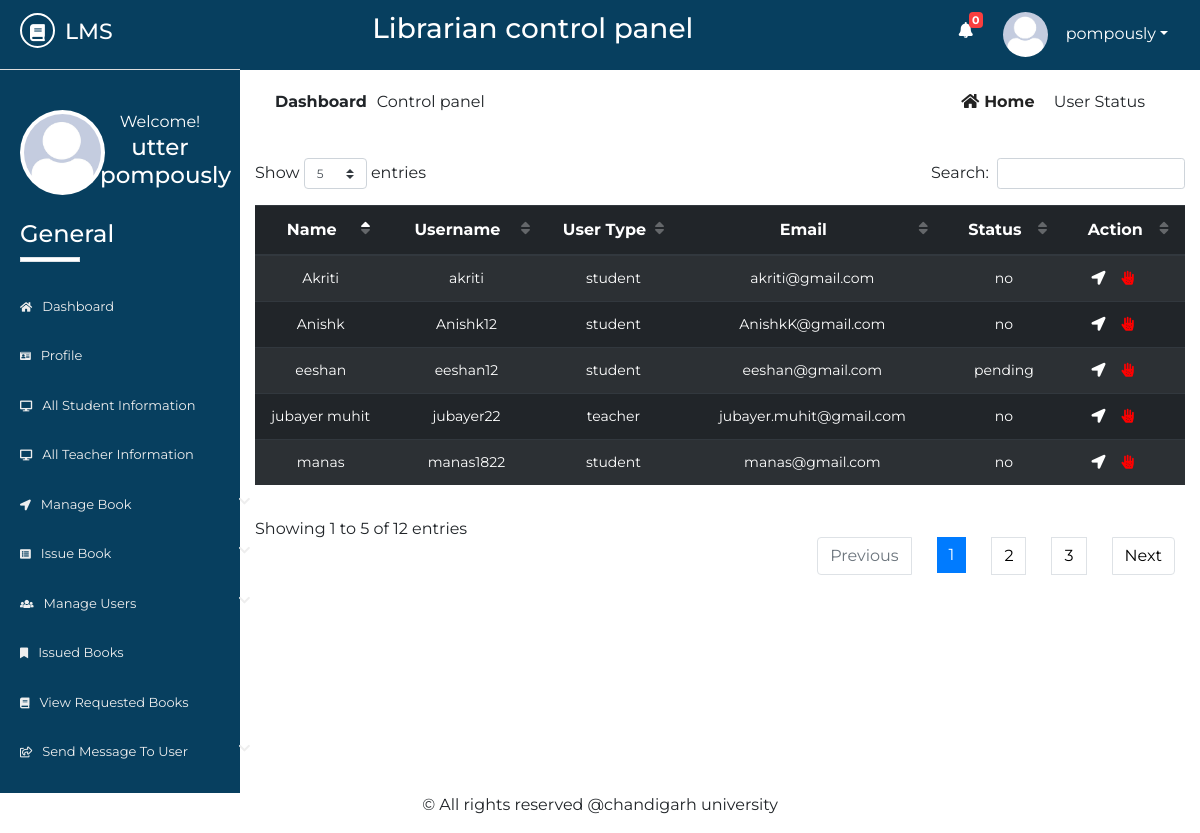
/Source/librarian/status.php (signed in), run on the app's committed database.
### tables this page shows
CREATE TABLE `lib_registration` (
  `id` int(2) NOT NULL,
  `name` varchar(50) NOT NULL,
  `username` varchar(20) NOT NULL,
  `password` varchar(20) NOT NULL,
  `email` varchar(50) NOT NULL,
  `phone` varchar(20) NOT NULL,
  `address` varchar(100) NOT NULL,
  `photo` varchar(500) NOT NULL,
  `status` varchar(7) NOT NULL
);

CREATE TABLE `std_registration` (
  `id` int(10) NOT NULL,
  `name` varchar(50) NOT NULL,
  `username` varchar(50) NOT NULL,
  `password` varchar(50) NOT NULL,
  `email` varchar(50) NOT NULL,
  `phone` varchar(50) NOT NULL,
  `sem` varchar(10) NOT NULL,
  `dept` varchar(10) NOT NULL,
  `session` varchar(5) NOT NULL,
  `regno` varchar(20) NOT NULL,
  `address` varchar(100) NOT NULL,
  `utype` varchar(7) NOT NULL,
  `photo` varchar(500) NOT NULL,
  `status` varchar(7) NOT NULL,
  `vkey` varchar(250) NOT NULL,
  `verified` varchar(3) NOT NULL
);

CREATE TABLE `t_registration` (
  `id` int(10) NOT NULL,
  `name` varchar(50) NOT NULL,
  `username` varchar(50) NOT NULL,
  `password` varchar(50) NOT NULL,
  `lecturer` varchar(50) NOT NULL,
  `email` varchar(50) NOT NULL,
  `phone` varchar(20) NOT NULL,
  `idno` varchar(20) NOT NULL,
  `address` varchar(100) NOT NULL,
  `utype` varchar(7) NOT NULL,
  `photo` varchar(500) NOT NULL,
  `status` varchar(7) NOT NULL,
  `vkey` varchar(250) NOT NULL,
  `verified` varchar(3) NOT NULL
);

### Source/librarian/status.php (the view, shortened to what this page needs)
       <?php
   include 'inc/header.php';
   include 'inc/connection.php';
?>
<div class="dashboard-content">
	<div class="dashboard-header">
		<div class="container">
			<div class="row">
				<div class="col-md-6">
					<div class="left">
						<p><span>dashboard</span>Control panel</p>
					</div>
				</div>
				<div class="col-md-6">
					<div class="right text-right">
						<a href="dashboard.php"><i class="fas fa-home"></i>home</a>
						<span class="disabled">user status</span>
					</div>
				</div>
			</div>
			<div class="issued-content">
				<div class="row">
					<div class="col-md-12">
						<div class="rbook-info status">
                                <table id="dtBasicExample" class="table table-striped table-dark text-center">
                                      <thead>
                                           <tr>
                                               <th>Name</th>
                                               <th>Username</th>
                                               <th>User Type</th>
                                               <th>Email</th>
                                               <th>Status</th>
                                               <th>Action</th>
                                           </tr>
                                      </thead>
                                      <tbody>
                                          <?php
                                               $res= mysqli_query($link, "select * from std_registration ORDER BY id DESC");
                                               $res2= mysqli_query($link, "select * from t_registration ORDER BY id DESC");
                                               while ($row=mysqli_fetch_array($res)) {
                                                   echo "<tr>";
                                                   echo "<td>"; echo $row["name"]; echo "</td>";
                                                   echo "<td>"; echo $row["username"]; echo "</td>";
                                                   echo "<td>"; echo $row["utype"]; echo "</td>";
                                                   echo "<td>"; echo $row["email"]; echo "</td>";
                                                   echo "<td>"; echo $row["status"]; echo "</td>";
                                                   echo "<td>";
                                                   ?>
                                                       <ul>
                                                           <li><a href="approve.php?id=<?php echo $row["id"]; ?>"><i class="fas fa-location-arrow"></i></a></li>
                                                           <li><a href="notapprove.php?id=<?php echo $row["id"]; ?>"><i class="fas fa-allergies"></i></a></li>
                                                       </ul>
                                                   <?php
                                                   echo "</td>";
                                                   echo "</tr>";
                                               }
                                               while ($row=mysqli_fetch_array($res2)) {
                                                   echo "<tr>";
                                                   echo "<td>"; echo $row["name"]; echo "</td>";
                                                   echo "<td>"; echo $row["username"]; echo "</td>";
                                                   echo "<td>"; echo $row["utype"]; echo "</td>";
                                                   echo "<td>"; echo $row["email"]; echo "</td>";
                                                   echo "<td>"; echo $row["status"]; echo "</td>";
                                                   echo "<td>";
                                                   ?>
                                                       <ul>
                                                           <li><a href="approve.php?id=<?php echo $row["id"]; ?>"><i class="fas fa-location-arrow"></i></a></li>
                                                           <li><a href="notapprove.php?id=<?php echo $row["id"]; ?>"><i class="fas fa-allergies"></i></a></li>
                                                       </ul>
                                                   <?php
                                                   echo "</td>";
                                                   echo "</tr>";
                                               }
                                            ?>
                                      </tbody>
                                </table>
						</div>
					</div>
				</div>
			</div>
		</div>
	</div>
</div>
<?php
include 'inc/footer.php';
?>

### Source/librarian/inc/header.php (shortened to what this page needs)
<?php
    include 'inc/connection.php';
    $res = mysqli_query($link,"select * from request_books where read1='no'");
    $not= mysqli_num_rows($res);
 ?>
<!DOCTYPE html>
<html lang="en">
<head>
	<link rel="stylesheet" href="inc/css/bootstrap.min.css">
	<link rel="stylesheet" href="inc/css/bootstrap-select.min.css">
	<link rel="stylesheet" href="inc/css/fontawesome-all.min.css">
	<link rel="stylesheet" href="inc/css/datatables.min.css">
	<link rel="stylesheet" href="inc/css/pro1.css">
</head>
<body>
	<div class="main-content">
		<div class="wrapper">
			<div class="left-sidebar">
				<div class="p-title">
                    <h3><a href=""><i class="fas fa-book"></i><span>lms</span></a></h3>
				</div>
				<div class="profile">
					<div class="profile-pic">
                        <?php
                            $res = mysqli_query($link, "select * from lib_registration where username='".$_SESSION['username']."'");
                            while ($row = mysqli_fetch_array($res)){
                                ?><img src="<?php echo $row["photo"]; ?> " height="" width="" alt="something wrong" class="rounded-circle"></a> <?php
                            }
                        ?>
					</div>
					<div class="profile-info text-center">
						<span>Welcome!</span>
						<h2>
              <?php
                $res = mysqli_query($link, "select * from lib_registration where username='".$_SESSION['username']."'");
                while ($row = mysqli_fetch_array($res)){
                  $name  =  $row["name"];
                  echo $name;
                }
              ?>
            </h2>
					</div>
				</div>
				<div class="sidebar-menu">
					<h3>General</h3>
					<div class="border"></div>
	                <ul>
	                    <li class="menu <?php if($page=='home'){ echo 'active';} ?>">
      						<a href="dashboard.php"><i class="fas fa-home"></i>Dashboard</a>
    					</li>
    					  <li class="menu <?php if($page=='profile'){ echo 'active';} ?>">
      						<a href="profile.php"><i class="fas fa-id-card"></i>profile</a>
    					</li>
	                    <li class="menu <?php if($page=='sinfo'){ echo 'active';} ?>">
      						<a href="all-student-info.php"><i class="fas fa-desktop"></i>all student information</a>
    					</li>
    					<li class="menu <?php if($page=='tinfo'){ echo 'active';} ?>">
      						<a href="all-teacher-info.php"><i class="fas fa-desktop"></i>all teacher information</a>
    					</li>
    					<li class="menu menu-toggle2">
      						<a href="#"><i class="fas fa-location-arrow"></i>manage book <span class="fa fa-chevron-down"></span></a>
    					</li>
	                   <li class="menu menu-toggle1">
      						<a href="#"><i class="fas fa-list-alt"></i>issue book <span class="fa fa-chevron-down"></span></a>
    					</li>
    					<li class="menu menu-toggle3">
      						<a href="#"><i class="fas fa-users"></i>manage users <span class="fa fa-chevron-down"></span></a>
    					</li>
    					 <li class="menu <?php if($page=='ibook'){ echo 'active';} ?>">
      						<a href="issued-books.php"><i class="fas fa-bookmark"></i>issued books</a>
    					</li>
    					<li class="menu <?php if($page=='rbook'){ echo 'active';} ?>">
      						<a href="requested-books.php"><i class="fas fa-book"></i>view requested books</a>
    					</li>
    					<li class="menu menu-toggle4">
      						<a href="#"><i class="far fa-share-square"></i>send message to user <span class="fa fa-chevron-down"></span></a>
    					</li>
    				</ul>
				</div>
			</div>
			<div class="content">
				<div class="inner">
					<div class="heading text-center">
						<h3>Librarian control panel</h3>
					</div>
					<div class="header-profile text-right">
						<ul>
                            <li class="icon">
                                <a href="requested-books.php" ><i class="fas fa-bell"></i></a>
                                <span class="count" onclick="window.location='requested-books.php'"><b><?php echo $not; ?></b></span>
                            </li>
							<li class="dropdown">
                                <?php
                                     $res = mysqli_query($link, "select * from lib_registration where username='".$_SESSION['username']."'");
                                     while ($row = mysqli_fetch_array($res)){
                                         ?><a href="" class="dropdown-toggle" data-toggle="dropdown"><img src="<?php echo $row["photo"]; ?>" alt=""><span><?php echo $_SESSION["username"]; ?></span></a> <?php
                                     }
                                ?>
							</li>
						</ul>
					</div>
				</div>

### Source/librarian/inc/css/pro1.css (style rules this page uses)
* { margin: 0; padding: 0; }
body { font-family: 'Montserrat', sans-serif; }
.border { width: 60px; height: 5px; background: #fff; }
.main-content { width: 100%; height: auto; overflow: hidden; }
.main-content .left-sidebar { width: 20%; height: auto; background: #073f5f; float: left; }
.main-content .left-sidebar .p-title { width: 100%; padding: 13px; padding-left: 20px; background: #073f5f; border-bottom: 1px solid #ddd; }
.main-content .p-title a { text-decoration: none; color: #fff; font-size: 22px; text-transform: uppercase; }
.main-content .p-title a i { width: 35px; height: 35px; line-height: 35px; text-align: center; font-size: 17px; border-radius: 50%; border: 2px solid #fff; }
.main-content .p-title a span { margin-left: 10px; }
.main-content .left-sidebar .profile { width: 100%; padding: 20px; margin-top: 0; padding-top: 0; }
.main-content .left-sidebar .profile .profile-pic { width: 40%; float: left; }
.main-content .left-sidebar .profile img { width: 85px; height: 85px; position: inherit; padding: 4px; background: #fff; overflow: hidden; }
.main-content .left-sidebar .profile .profile-info { width: 60%; float: left; color: #fff; }
.main-content .left-sidebar .profile .profile-info h2 { font-size: 23px; }
.sidebar-menu { color: #fff; width: 100%; padding-top: 60px; padding-left: 0; }
.sidebar-menu h3 { margin-left: 20px; font-size: 24px; }
.sidebar-menu .border { margin-left: 20px; margin-bottom: 20px; }
.sidebar-menu ul li a { text-decoration: none; color: #eee; width: 270px; padding: 15px 20px; font-size: 13px; display: block; text-transform: capitalize; transition: all .5s ease; }
.sidebar-menu ul { padding-left: 0; }
.sidebar-menu ul li a i { margin-right: 10px; font-size: smaller; }
.sidebar-menu ul li a span { float: right; }
.content { width: 80%; height: auto; float: right; }
.content .inner { width: 100%; height: 70px; background: #073f5f; padding: 12px; }
.content .inner .heading { width: 60%; float: left; color: #fff; }
.content .inner .header-profile { width: calc(40%-20px); float: right; margin-right: 20px; position: relative; }
.content .inner .header-profile .icon i { margin-right: 30px; font-size: 16px; margin-top: 10px; }
.header-profile .dropdown span { color: #fff; margin-left: 10px; }
.header-profile .icon span { color: #fff; position: absolute; left: 10px; top: 0; font-size: 11px; width: 14px; height: 16px; line-height: 16px; text-align: center; border-radius: 4px; background: #FA3E3E; }
.header-profile ul li { list-style: none; float: left; }
.header-profile ul li i { color: #fff; }
.header-profile img { width: 40px; height: 40px; border-radius: 50%; margin-right: 8px; }
.dropdown a { text-decoration: none; color: #fff; }
.dropdown img { width: 45px; height: 45px; border-radius: 50%; }
.dashboard-header .left { padding: 20px; }
.dashboard-header .left p span { text-transform: capitalize; margin-right: 10px; font-weight: bold; }
.dashboard-header .right { padding: 20px; margin-right: 20px; }
.dashboard-header .right a { text-transform: capitalize; text-decoration: none; color: #222; margin-right: 15px; font-weight: bold; }
.dashboard-header .right a i { margin-right: 5px; }
.dashboard-header .right span { text-transform: capitalize; }
.rbook-info tbody { font-size: 14px; }
.rbook-info a { text-decoration: none; color: #fff; }
.status ul li { list-style: none; float: left; margin-left: 16px; }
.status ul li:nth-child(2) i { color: red; }

### data on the page
lib_registration: photo (picture), name "utter pompously"
std_registration: name "Anishk", username "Anishk12", utype "student", email "AnishkK@gmail.com", status "no"
std_registration: name "Akriti", username "akriti", utype "student", email "akriti@gmail.com", status "no"
std_registration: name "eeshan", username "eeshan12", utype "student", email "eeshan@gmail.com", status "pending"
std_registration: name "manas", username "manas1822", utype "student", email "manas@gmail.com", status "no"
t_registration: name "jubayer muhit", username "jubayer22", utype "teacher", email "jubayer.muhit@gmail.com", status "no"

### other printed values
$not "0"
